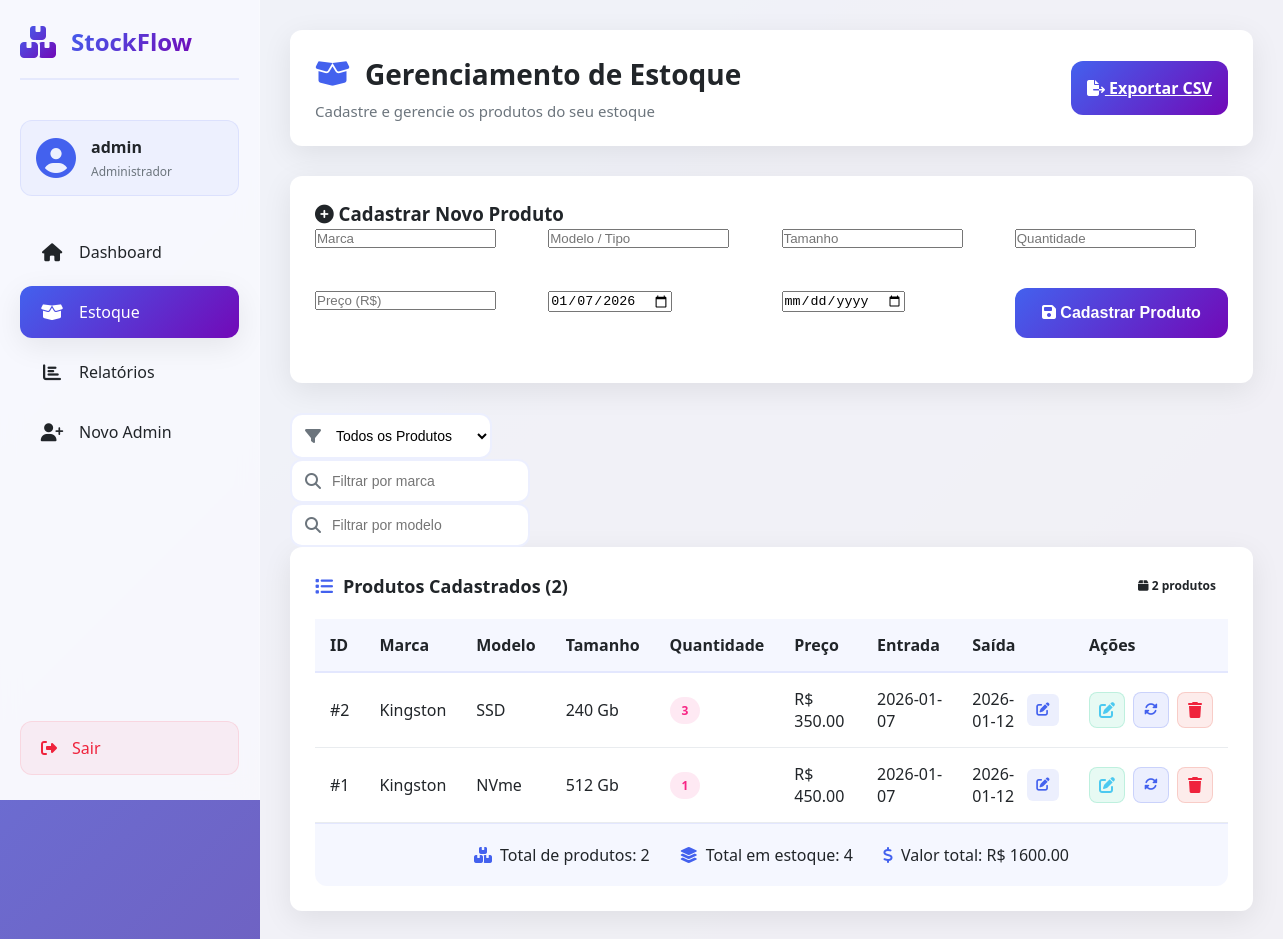
Page /estoque (signed in) on the committed database.
### tables this page shows
CREATE TABLE produtos (
    id INTEGER PRIMARY KEY AUTOINCREMENT,
    marca TEXT NOT NULL,
    modelo TEXT NOT NULL,
    tamanho TEXT,
    quantidade INTEGER NOT NULL,
    preco REAL NOT NULL,
    data_cadastro TEXT NOT NULL,
    data_saida TEXT
, data_entrada TEXT);

### app.py (the view, shortened to what this page needs)
@app.route("/estoque", methods=["GET", "POST"])
def estoque():
    if "user_id" not in session:
        return redirect(url_for("login"))
    db = get_db()
    filtro_marca = request.args.get("filtro_marca", "")
    filtro_modelo = request.args.get("filtro_modelo", "")
    filtro_estoque = request.args.get("filtro_estoque", "todos")
    query = "SELECT * FROM produtos WHERE 1=1"
    params = []
    if filtro_marca:
        query += " AND marca LIKE ?"
        params.append(f"%{filtro_marca}%")
    if filtro_modelo:
        query += " AND modelo LIKE ?"
        params.append(f"%{filtro_modelo}%")
    if filtro_estoque == "baixo":
        query += " AND quantidade <= 5"
    elif filtro_estoque == "em_estoque":
        query += " AND data_saida IS NULL"
    elif filtro_estoque == "saida":
        query += " AND data_saida IS NOT NULL"
    query += " ORDER BY id DESC"
    produtos = db.execute(query, params).fetchall()
    marcas = db.execute("SELECT DISTINCT marca FROM produtos ORDER BY marca").fetchall()
    db.close()
    return render_template("estoque.html",
                         produtos=produtos,
                         marcas=marcas,
                         filtro_marca=filtro_marca,
                         filtro_modelo=filtro_modelo,
                         filtro_estoque=filtro_estoque,
                         hoje=date.today())

### app.py (called while the page is built)
def get_db():
    conn = sqlite3.connect(DB_NAME)
    conn.row_factory = sqlite3.Row
    return conn

@app.context_processor
def inject_date():
    return {'date': date, 'datetime': datetime, 'hoje': date.today()}

### templates/estoque.html (shortened to what this page needs)
<!DOCTYPE html>
<html lang="pt-br">
<head>
    <link rel="stylesheet" href="{{ url_for('static', filename='styles.css') }}">
    <link rel="stylesheet" href="https://cdnjs.cloudflare.com/ajax/libs/font-awesome/6.4.0/css/all.min.css">
</head>
<body>
    <div class="container">
        <nav class="sidebar">
            <div class="logo">
                <i class="fas fa-boxes"></i>
                <h2>StockFlow</h2>
            </div>
            <div class="user-info">
                <i class="fas fa-user-circle"></i>
                <div>
                    <h3>{{ session.get('username', 'Usuário') }}</h3>
                    <p>Administrador</p>
                </div>
            </div>
            <ul class="nav-menu">
                <li>
                    <a href="{{ url_for('dashboard') }}">
                        <i class="fas fa-home"></i>
                        <span>Dashboard</span>
                    </a>
                </li>
                <li class="active">
                    <a href="{{ url_for('estoque') }}">
                        <i class="fas fa-box-open"></i>
                        <span>Estoque</span>
                    </a>
                </li>
                <li>
                    <a href="{{ url_for('relatorios') }}">
                        <i class="fas fa-chart-bar"></i>
                        <span>Relatórios</span>
                    </a>
                </li>
                <li>
                    <a href="{{ url_for('register') }}">
                        <i class="fas fa-user-plus"></i>
                        <span>Novo Admin</span>
                    </a>
                </li>
            </ul>
            <div class="logout-btn">
                <a href="{{ url_for('logout') }}">
                    <i class="fas fa-sign-out-alt"></i>
                    <span>Sair</span>
                </a>
            </div>
        </nav>
        <main class="main-content">
            <header class="header">
                <div class="header-title">
                    <h1><i class="fas fa-box-open"></i> Gerenciamento de Estoque</h1>
                    <p>Cadastre e gerencie os produtos do seu estoque</p>
                </div>
                <div class="header-actions">
                    <a href="{{ url_for('exportar_csv') }}" class="btn-primary">
                        <i class="fas fa-file-export"></i> Exportar CSV
                    </a>
                </div>
            </header>
            <div class="product-form animate">
                <h3><i class="fas fa-plus-circle"></i> Cadastrar Novo Produto</h3>
                <form method="POST" class="form-grid">
                    <div class="form-group">
                        <input type="text" name="marca" placeholder="Marca" required>
                    </div>
                    <div class="form-group">
                        <input type="text" name="modelo" placeholder="Modelo / Tipo" required>
                    </div>
                    <div class="form-group">
                        <input type="text" name="tamanho" placeholder="Tamanho">
                    </div>
                    <div class="form-group">
                        <input type="number" name="quantidade" placeholder="Quantidade" required min="0">
                    </div>
                    <div class="form-group">
                        <input type="number" step="0.01" name="preco" placeholder="Preço (R$)" required min="0">
                    </div>
                    <div class="form-group">
                        <input type="date" name="data_entrada" value="{{ hoje.strftime('%Y-%m-%d') }}">
                    </div>
                    <div class="form-group">
                        <input type="date" name="data_saida" placeholder="Data de Saída (opcional)">
                    </div>
                    <div class="form-actions">
                        <button type="submit" class="btn-primary">
                            <i class="fas fa-save"></i> Cadastrar Produto
                        </button>
                    </div>
                </form>
            </div>
            <div class="filters animate">
                <form method="GET" class="filter-form">
                    <div class="filter-group">
                        <i class="fas fa-filter"></i>
                        <select name="filtro_estoque" onchange="this.form.submit()">
                            <option value="todos" {% if filtro_estoque == 'todos' %}selected{% endif %}>Todos os Produtos</option>
                        </select>
                    </div>
                    <div class="filter-group">
                        <i class="fas fa-search"></i>
                        <input type="text" name="filtro_marca" placeholder="Filtrar por marca"
                               value="{{ filtro_marca }}" onchange="this.form.submit()">
                    </div>
                    <div class="filter-group">
                        <i class="fas fa-search"></i>
                        <input type="text" name="filtro_modelo" placeholder="Filtrar por modelo"
                               value="{{ filtro_modelo }}" onchange="this.form.submit()">
                    </div>
                </form>
            </div>
            <div class="table-container animate">
                <div class="table-header">
                    <h3><i class="fas fa-list"></i> Produtos Cadastrados ({{ produtos|length }})</h3>
                    <div class="table-actions">
                        <span class="badge badge-info">
                            <i class="fas fa-box"></i> {{ produtos|length }} produtos
                        </span>
                    </div>
                </div>
                <div class="table-responsive">
                    <table id="productsTable">
                        <thead>
                            <tr>
                                <th>ID</th>
                                <th>Marca</th>
                                <th>Modelo</th>
                                <th>Tamanho</th>
                                <th>Quantidade</th>
                                <th>Preço</th>
                                <th>Entrada</th>
                                <th>Saída</th>
                                <th>Ações</th>
                            </tr>
                        </thead>
                        <tbody>
                            {% for p in produtos %}
                            <tr>
                                <td>#{{ p.id }}</td>
                                <td>{{ p.marca }}</td>
                                <td>{{ p.modelo }}</td>
                                <td>{{ p.tamanho or '-' }}</td>
                                <td>
                                    <span class="badge {% if p.quantidade <= 5 %}badge-warning{% else %}badge-success{% endif %}">
                                        {{ p.quantidade }}
                                    </span>
                                </td>
                                <td>R$ {{ "%.2f"|format(p.preco) }}</td>
                                <td>{{ p.data_entrada }}</td>
                                <td>
                                    <div class="data-saida-cell">
                                        <span id="saida-{{ p.id }}" class="data-saida-texto">
                                            {{ p.data_saida or '-' }}
                                        </span>
                                        <button onclick="openEditModal({{ p.id }}, '{{ p.data_saida or '' }}')"
                                                class="btn-editar" data-tooltip="Editar data de saída">
                                            <i class="fas fa-edit"></i>
                                        </button>
                                    </div>
                                </td>
                                <td>
                                    <div class="action-buttons">
                                        <a href="{{ url_for('editar_produto', id=p.id) }}"
                                           class="btn-action btn-edit" data-tooltip="Editar produto">
                                            <i class="fas fa-edit"></i>
                                        </a>
                                        <button onclick="updateQuantity({{ p.id }}, {{ p.quantidade }})"
                                                class="btn-action btn-update" data-tooltip="Atualizar quantidade">
                                            <i class="fas fa-sync-alt"></i>
                                        </button>
                                        <a href="{{ url_for('excluir', id=p.id) }}"
                                           onclick="return confirm('Tem certeza que deseja excluir o produto #{{ p.id }} - {{ p.marca }} {{ p.modelo }}?')"
                                           class="btn-action btn-delete" data-tooltip="Excluir produto">
                                            <i class="fas fa-trash"></i>
                                        </a>
                                    </div>
                                </td>
                            </tr>
                            {% endfor %}
                        </tbody>
                    </table>
                </div>
                {% if produtos|length > 0 %}
                <div class="table-footer">
                    <div class="table-summary">
                        <span class="summary-item">
                            <i class="fas fa-boxes"></i>
                            Total de produtos: {{ produtos|length }}
                        </span>
                        <span class="summary-item">
                            <i class="fas fa-layer-group"></i>
                            Total em estoque: {{ produtos|sum(attribute='quantidade') }}
                        </span>
                        <span class="summary-item">
                            <i class="fas fa-dollar-sign"></i>
                            Valor total: R$ {{ "%.2f"|format(produtos|sum(attribute='quantidade') * produtos|sum(attribute='preco') / produtos|length if produtos|length > 0 else 0) }}
                        </span>
                    </div>
                </div>
                {% endif %}
            </div>
        </main>
    </div>
</body>
</html>

### rows in the picture
produtos: id "2", marca "Kingston", modelo "SSD", tamanho "240 Gb", quantidade "3", preco "350.00", data_entrada "2026-01-07", data_saida "2026-01-12"
produtos: id "1", marca "Kingston", modelo "NVme", tamanho "512 Gb", quantidade "1", preco "450.00", data_entrada "2026-01-07", data_saida "2026-01-12"

### other values in the picture
{{ session.get('username', 'Usuário') }} "admin"
{{ produtos|length }} "2"
{{ produtos|sum(attribute='quantidade') }} "4"
